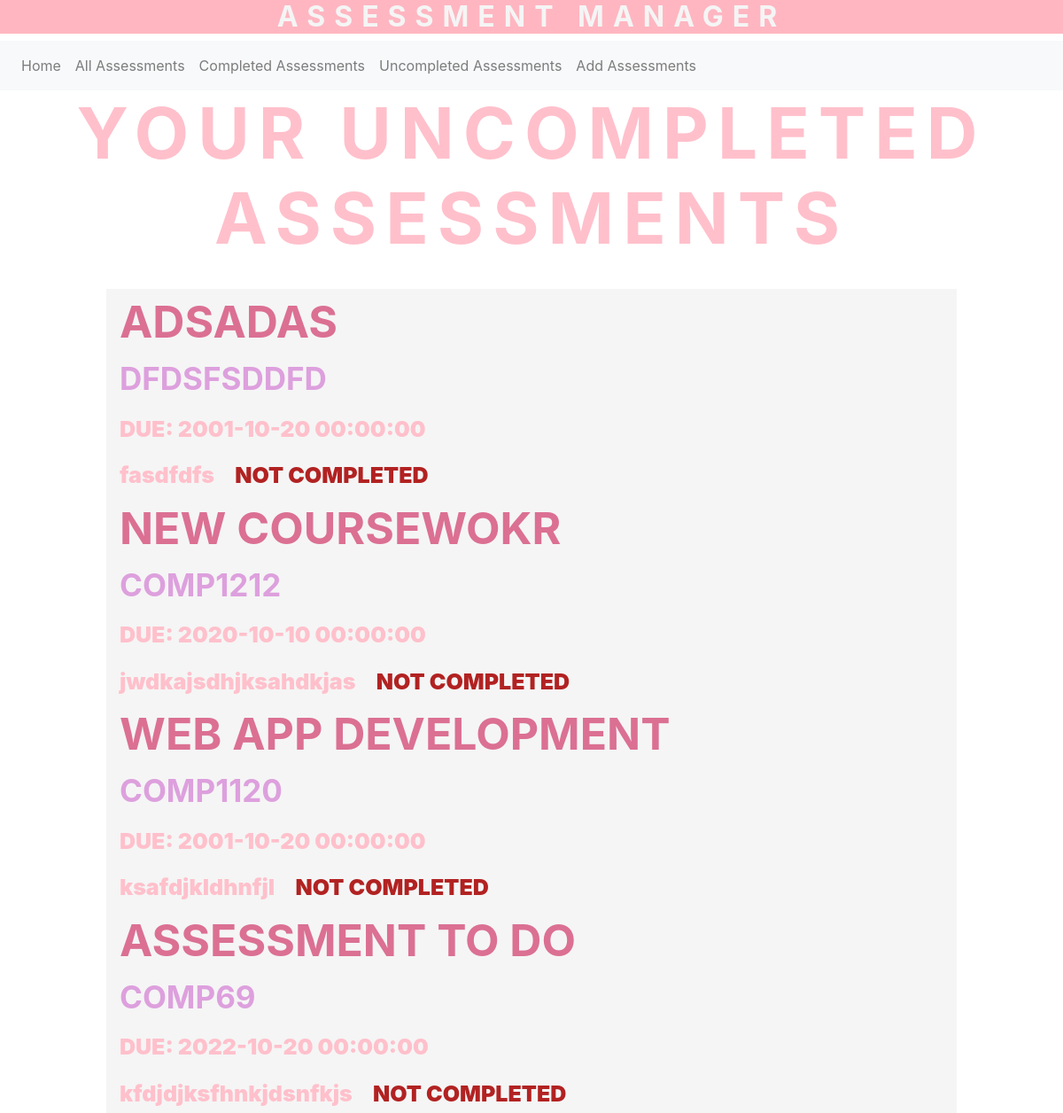
The page /uncompleted on the database as committed earlier.
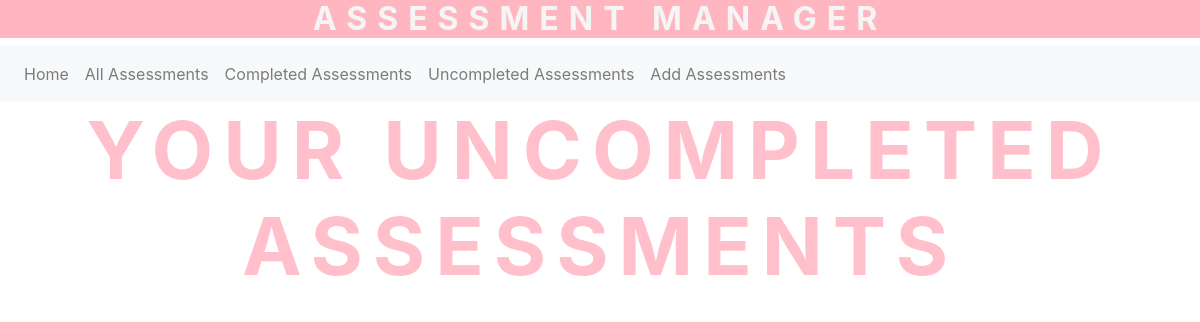
The same page on the database as committed later.
### app/models.py (models this page shows)
class Assessment(db.Model):
    name = db.Column(db.String(20), primary_key = True)
    module = db.Column(db.String(20), index = True)
    date = db.Column(db.DateTime)
    description = db.Column(db.String(500), index = True)
    completed = db.Column(db.Boolean)

### app/views.py (the view)
@app.route('/uncompleted')
def uncompleted():
        database = models.Assessment.query.filter_by(completed = False).all()
        return render_template("banner_templates/uncompleted.html", database = database)

### app/templates/banner_templates/uncompleted.html (shortened to what this page needs)
<!DOCTYPE html>
<html>
  <head>
    <link rel="stylesheet" href="https://stackpath.bootstrapcdn.com/bootstrap/4.2.1/css/bootstrap.min.css">
  </head>
  <div>
      <h2>ASSESSMENT MANAGER</h2>
    </div>
  <body>
   <nav class="navbar navbar-expand-sm navbar-light bg-light">
      <div class="collapse navbar-collapse" id="navbarSupportedContent">
        <ul class="navbar-nav mr-auto">
          <li class="nav-item"><a class="nav-link" href="/">Home <span class="sr-only">(current)</span></a></li>
          <li class="nav-item"><a class="nav-link" href="/all">All Assessments</a></li>
          <li class="nav-item"><a class="nav-link" href="/completed">Completed Assessments</a></li>
          <li class="nav-item"><a class="nav-link" href="/uncompleted">Uncompleted Assessments</a></li>
          <li class="nav-item"><a class="nav-link" href="/add">Add Assessments</a></li>
        </ul>
      </div>
    </nav>
    <div id=cent>
      <h3>
        YOUR UNCOMPLETED ASSESSMENTS
      </h3>
    </div>
    <br style = "margin: 20px;">
    <div>
        {% for p in database %}
          <div  class= "box">
            <h7>{{ p.name }}</h7> <br style = "margin: 0px;">
            <h7 style = "color: plum; font-size: 35px;">{{ p.module }}</h8> <br style = "margin: 0px;">
            <h8>Due: {{ p.date }}</h8> <br style = "margin: 0px;">
            <h8 style="text-transform:none;">{{ p.description }}</h8>
            {% if p.completed == True %}
            <h8 style="color:rgb(23, 201, 112);">Completed</h8>
            {% else %}
            <h8 style="color:firebrick;">Not completed</h8>
            {% endif %}
            <br style = "margin: 20px;">
          </div>
        {% endfor %}
    </div>
  </body>
</html>

Rows that differ between the two databases and show on the page:
no longer on this page (row edited): Assessment: name "ADSADAS", module "DFDSFSDDFD", date "2001-10-20 00:00:00", description "fasdfdfs", completed "NOT COMPLETED"
no longer on this page (row edited): Assessment: name "NEW COURSEWOKR", module "COMP1212", date "2020-10-10 00:00:00", description "jwdkajsdhjksahdkjas", completed "NOT COMPLETED"
no longer on this page (row edited): Assessment: name "WEB APP DEVELOPMENT", module "COMP1120", date "2001-10-20 00:00:00", description "ksafdjkldhnfjl", completed "NOT COMPLETED"
no longer on this page (row edited): Assessment: name "ASSESSMENT TO DO", module "COMP69", date "2022-10-20 00:00:00", description "kfdjdjksfhnkjdsnfkjs", completed "NOT COMPLETED"
